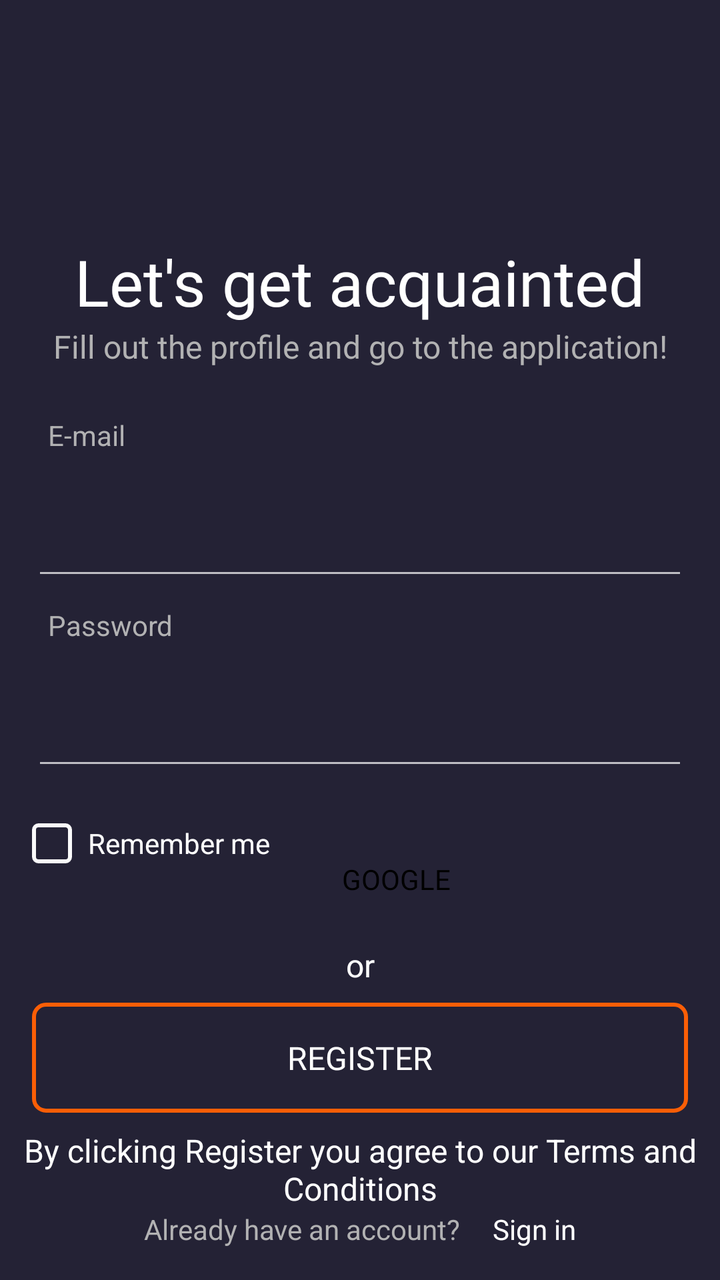
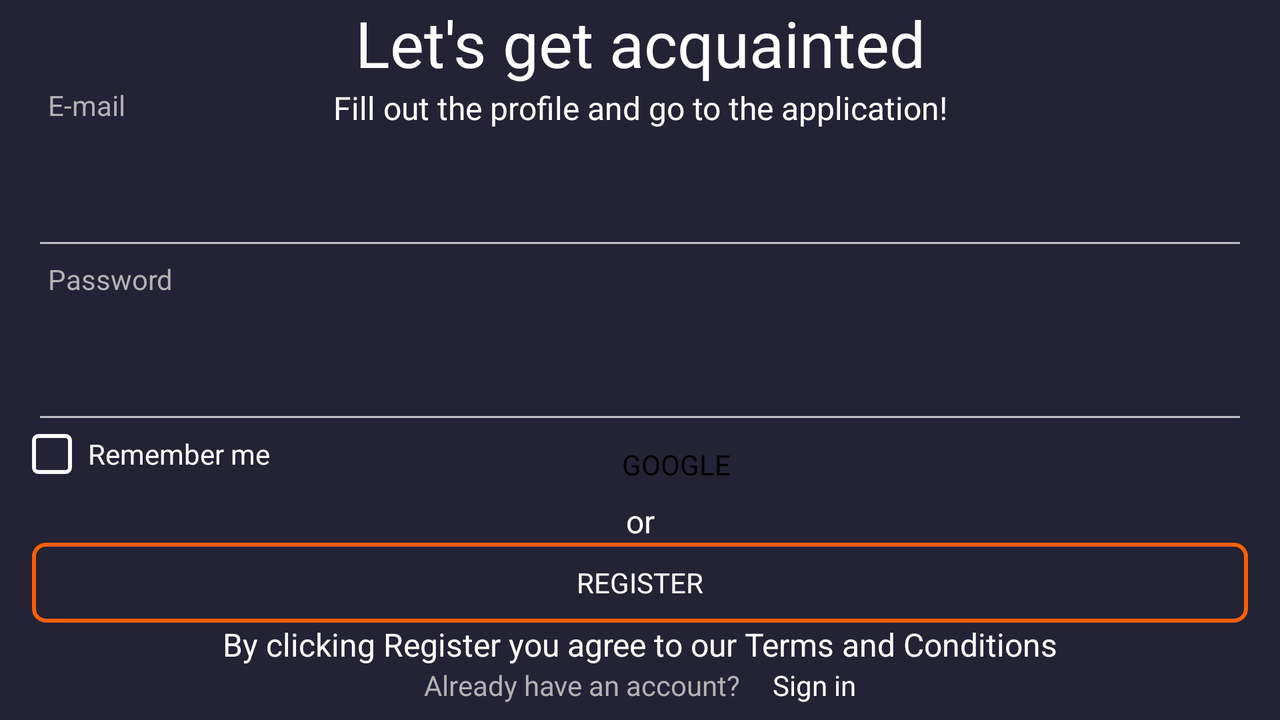

Two renders of one Android screen. The first uses the default layout on a phone; the second uses the alternative layout the repository ships for a different screen configuration, on a matching device. The two XML files are below.
<!-- AndroidManifest.xml: application theme Theme.ViewPager -->
<!-- res/layout/fragment_sign_up.xml -->
<?xml version="1.0" encoding="utf-8"?>
<androidx.constraintlayout.widget.ConstraintLayout xmlns:android="http://schemas.android.com/apk/res/android"
    xmlns:app="http://schemas.android.com/apk/res-auto"
    xmlns:tools="http://schemas.android.com/tools"
    android:layout_width="match_parent"
    android:layout_height="match_parent"
    android:background="@color/background">

    <androidx.appcompat.widget.AppCompatTextView
        android:id="@+id/textViewAcquainted"
        android:layout_width="wrap_content"
        android:layout_height="wrap_content"
        android:fontFamily="@font/example2"
        android:text="@string/acquainted"
        android:textColor="@color/white"
        android:textSize="@dimen/text_largest_size"
        app:layout_constraintBottom_toBottomOf="parent"
        app:layout_constraintEnd_toEndOf="parent"
        app:layout_constraintStart_toStartOf="parent"
        app:layout_constraintTop_toTopOf="parent"
        app:layout_constraintVertical_bias="0.2" />

    <androidx.appcompat.widget.AppCompatTextView
        android:id="@+id/textViewFillOut"
        android:layout_width="wrap_content"
        android:layout_height="wrap_content"
        android:fontFamily="@font/example2"
        android:gravity="center"
        android:text="@string/fillOut"
        android:textAllCaps="false"
        android:textColor="@color/gray"
        android:textSize="@dimen/text_normal_size"
        app:layout_constraintEnd_toEndOf="parent"
        app:layout_constraintStart_toStartOf="parent"
        app:layout_constraintTop_toBottomOf="@id/textViewAcquainted" />

    <androidx.appcompat.widget.AppCompatTextView
        android:id="@+id/textViewEmail"
        android:layout_width="wrap_content"
        android:layout_height="wrap_content"
        android:layout_marginStart="@dimen/small_margin"
        android:layout_marginTop="@dimen/large_margin"
        android:text="@string/e_mail"
        android:textColor="@color/gray"
        app:layout_constraintStart_toStartOf="@id/textInputEmail"
        app:layout_constraintTop_toBottomOf="@id/textViewFillOut" />

    <com.google.android.material.textfield.TextInputLayout
        android:id="@+id/textInputEmail"
        android:layout_width="0dp"
        android:layout_height="wrap_content"
        android:layout_marginHorizontal="@dimen/normal_margin"
        app:boxBackgroundMode="none"
        app:layout_constraintEnd_toEndOf="parent"
        app:layout_constraintStart_toStartOf="parent"
        app:layout_constraintTop_toBottomOf="@id/textViewEmail">

        <com.google.android.material.textfield.TextInputEditText
            android:id="@+id/textInputEditTextEmail"
            android:layout_width="match_parent"
            android:layout_height="@dimen/edit_text_height"
            android:inputType="textEmailAddress"
            android:maxLength="30"
            android:textCursorDrawable="@null"
            android:textColor="@color/white"
            android:textSize="@dimen/edit_text_size" />

    </com.google.android.material.textfield.TextInputLayout>

    <androidx.appcompat.widget.AppCompatTextView
        android:id="@+id/textViewInvalidEmail"
        android:layout_width="wrap_content"
        android:layout_height="wrap_content"
        android:layout_marginBottom="@dimen/large_margin"
        android:fontFamily="@font/example6"
        android:text="@string/invalid_email"
        android:textColor="@color/red"
        android:textSize="@dimen/text_normal_size"
        android:visibility="invisible"
        app:layout_constraintBottom_toTopOf="@id/textInputPassword"
        app:layout_constraintStart_toStartOf="@id/buttonGoogle"
        app:layout_constraintTop_toBottomOf="@id/textInputEmail" />

    <androidx.appcompat.widget.AppCompatTextView
        android:id="@+id/textViewPassword"
        android:layout_width="wrap_content"
        android:layout_height="wrap_content"
        android:layout_marginStart="@dimen/small_margin"
        android:layout_marginTop="@dimen/small_margin"
        android:text="@string/password"
        android:textColor="@color/gray"
        app:layout_constraintStart_toStartOf="@id/textInputEmail"
        app:layout_constraintTop_toBottomOf="@id/textInputEmail" />

    <com.google.android.material.textfield.TextInputLayout

        android:id="@+id/textInputPassword"
        android:layout_width="0dp"
        android:layout_height="wrap_content"
        android:layout_marginHorizontal="@dimen/normal_margin"
        app:boxBackgroundMode="none"
        app:layout_constraintEnd_toEndOf="parent"
        app:layout_constraintStart_toStartOf="parent"
        app:layout_constraintTop_toBottomOf="@id/textViewPassword">

        <com.google.android.material.textfield.TextInputEditText
            android:id="@+id/textInputEditTextPassword"
            android:layout_width="match_parent"
            android:layout_height="@dimen/edit_text_height"
            android:inputType="textPassword"
            android:maxLength="20"
            android:textCursorDrawable="@null"
            android:textColor="@color/white"
            android:textSize="@dimen/edit_text_size" />

    </com.google.android.material.textfield.TextInputLayout>

    <androidx.appcompat.widget.AppCompatTextView
        android:id="@+id/textViewInvalidPassword"
        android:layout_width="wrap_content"
        android:layout_height="wrap_content"
        android:fontFamily="@font/example6"
        android:text="@string/invalid_password"
        android:textColor="@color/red"
        android:textSize="@dimen/text_normal_size"
        android:visibility="invisible"
        app:layout_constraintStart_toStartOf="@id/buttonGoogle"
        app:layout_constraintTop_toBottomOf="@id/textInputPassword" />

    <androidx.appcompat.widget.AppCompatCheckBox
        android:id="@+id/checkboxRemember"
        android:layout_width="wrap_content"
        android:layout_height="wrap_content"
        android:button="@drawable/ic_check_box"
        android:paddingStart="@dimen/small_margin"
        android:text="@string/remember_me"
        app:layout_constraintStart_toStartOf="@id/buttonGoogle"
        app:layout_constraintTop_toBottomOf="@id/textViewInvalidPassword"
        tools:ignore="Rtl,RtlSymmetry" />

    <androidx.appcompat.widget.AppCompatButton
        android:id="@+id/buttonGoogle"
        android:layout_width="0dp"
        android:layout_height="wrap_content"
        android:layout_marginHorizontal="@dimen/normal_margin"
        android:layout_marginBottom="@dimen/small_margin"
        android:background="@drawable/bc_google"
        android:fontFamily="@font/example6"
        android:paddingStart="@dimen/google_text_start"
        android:text="@string/google"
        android:textColor="@color/black"
        app:layout_constraintBottom_toTopOf="@id/textViewOr"
        app:layout_constraintEnd_toEndOf="parent"
        app:layout_constraintStart_toStartOf="parent"
        tools:ignore="Rtl,RtlSymmetry" />

    <androidx.appcompat.widget.AppCompatImageView
        android:id="@+id/imageViewGoogle"
        android:layout_width="wrap_content"
        android:layout_height="wrap_content"
        android:elevation="@dimen/small_margin"
        android:importantForAccessibility="no"
        android:src="@drawable/ic_google"
        app:layout_constraintBottom_toBottomOf="@+id/buttonGoogle"
        app:layout_constraintEnd_toEndOf="@id/buttonGoogle"
        app:layout_constraintHorizontal_bias="0.38"
        app:layout_constraintStart_toStartOf="@id/buttonGoogle"
        app:layout_constraintTop_toTopOf="@id/buttonGoogle" />

    <androidx.appcompat.widget.AppCompatTextView
        android:id="@+id/textViewOr"
        android:layout_width="wrap_content"
        android:layout_height="wrap_content"
        android:layout_marginBottom="@dimen/small_margin"
        android:text="@string/or"
        android:textColor="@color/white"
        android:textSize="@dimen/text_normal_size"
        app:layout_constraintBottom_toTopOf="@id/button_register"
        app:layout_constraintEnd_toEndOf="parent"
        app:layout_constraintStart_toStartOf="parent" />

    <androidx.appcompat.widget.AppCompatButton
        android:id="@+id/button_register"
        android:layout_width="0dp"
        android:layout_height="@dimen/register_height"
        android:layout_marginHorizontal="@dimen/normal_margin"
        android:layout_marginBottom="@dimen/small_margin"
        android:background="@drawable/bc_register"
        android:fontFamily="@font/example6"
        android:text="@string/register"
        android:textSize="@dimen/text_normal_size"
        app:layout_constraintBottom_toTopOf="@id/textViewByClicking"
        app:layout_constraintEnd_toEndOf="parent"
        app:layout_constraintStart_toStartOf="parent" />

    <androidx.appcompat.widget.AppCompatTextView
        android:id="@+id/textViewByClicking"
        android:layout_width="wrap_content"
        android:layout_height="wrap_content"
        android:gravity="center"
        android:text="@string/by_clicking"
        android:textColor="@color/white"
        android:textSize="@dimen/text_normal_size"
        app:layout_constraintBottom_toTopOf="@id/textViewDoNotHaveAccount"
        app:layout_constraintEnd_toEndOf="parent"
        app:layout_constraintStart_toStartOf="parent" />

    <androidx.appcompat.widget.AppCompatTextView
        android:id="@+id/textViewDoNotHaveAccount"
        android:layout_width="wrap_content"
        android:layout_height="wrap_content"
        android:layout_marginEnd="@dimen/normal_margin"
        android:layout_marginBottom="@dimen/normal_margin"
        android:text="@string/already_have_account"
        android:textColor="@color/gray"
        app:layout_constraintStart_toStartOf="parent"
        app:layout_constraintEnd_toStartOf="@id/textViewSignIn"
        app:layout_constraintHorizontal_chainStyle="packed"
        app:layout_constraintBottom_toBottomOf="parent"
        />

    <androidx.appcompat.widget.AppCompatTextView
        android:id="@+id/textViewSignIn"
        android:layout_width="wrap_content"
        android:layout_height="wrap_content"
        android:text="@string/sign_in"
        android:textColor="@color/white"
        app:layout_constraintStart_toEndOf="@id/textViewDoNotHaveAccount"
        app:layout_constraintTop_toTopOf="@id/textViewDoNotHaveAccount"
        app:layout_constraintEnd_toEndOf="parent"/>

</androidx.constraintlayout.widget.ConstraintLayout>
<!-- resources referenced by this layout -->
<resources>
  <color name="background">#242235</color>
  <color name="black">#FF000000</color>
  <color name="gray">#B2B2B3</color>
  <color name="red">#FF0000</color>
  <color name="white">#FFFFFFFF</color>
  <dimen name="edit_text_height">57dp</dimen>
  <dimen name="edit_text_size">18sp</dimen>
  <dimen name="google_text_start">36dp</dimen>
  <dimen name="large_margin">24dp</dimen>
  <dimen name="normal_margin">16dp</dimen>
  <dimen name="register_height">55dp</dimen>
  <dimen name="small_margin">8dp</dimen>
  <dimen name="text_largest_size">32sp</dimen>
  <dimen name="text_normal_size">16sp</dimen>
  <!-- drawable bc_register (drawable) -->
  <?xml version="1.0" encoding="utf-8"?>
  <selector xmlns:android="http://schemas.android.com/apk/res/android">
      <item android:state_pressed="false">
          <shape
              android:shape="rectangle">
              <solid android:color="@android:color/transparent" />
              <stroke
                  android:width="2dp"
                  android:color="@color/orange" />
              <corners android:radius="6dp" />
          </shape>
      </item>
      <item android:state_pressed="true">
          <shape
              android:shape="rectangle">
              <solid android:color="@android:color/transparent" />
              <stroke
                  android:width="2dp"
                  android:color="@android:color/white" />
              <corners android:radius="6dp" />
          </shape>
      </item>
  </selector>
  <!-- drawable ic_check_box (drawable) -->
  <?xml version="1.0" encoding="utf-8"?>
  <selector xmlns:android="http://schemas.android.com/apk/res/android">
      <item android:state_checked="false">
          <vector
              android:width="20dp"
              android:height="20dp"
              android:viewportWidth="20"
              android:viewportHeight="20" >
              <path
                  android:pathData="M16.75 1.00006H3.25C2.00736 1.00006 1 2.00742 1 3.25006V16.7501C1 17.9927 2.00736 19.0001 3.25 19.0001H16.75C17.9926 19.0001 19 17.9927 19 16.7501V3.25006C19 2.00742 17.9926 1.00006 16.75 1.00006Z"
                  android:strokeWidth="2"
                  android:strokeColor="#FAFAFA"
                  android:strokeLineJoin="round"
             />
          </vector>
      </item>
      <item android:state_checked="true">
          <vector android:layout_width="match_parent" android:width="20dp" android:height="20dp" android:viewportWidth="20" android:viewportHeight="20">
              <path android:pathData="M16.75,1H3.25C2.007,1 1,2.007 1,3.25V16.75C1,17.993 2.007,19 3.25,19H16.75C17.993,19 19,17.993 19,16.75V3.25C19,2.007 17.993,1 16.75,1Z" android:strokeWidth="2" android:strokeColor="#FAFAFA" android:strokeLineJoin="round" />
              <path android:fillColor="#00000000" android:pathData="M14.5,6.25L8.2,13.75L5.5,10.75" android:strokeWidth="1" android:strokeColor="#FAFAFA"
                  android:strokeLineJoin="round" />
          </vector>
      </item>
  </selector>
  <string name="acquainted">Let\'s get acquainted</string>
  <string name="already_have_account">Already have an account?</string>
  <string name="by_clicking">By clicking Register you agree to our Terms and Conditions</string>
  <string name="e_mail">E-mail</string>
  <string name="fillOut">Fill out the profile and go to the application!</string>
  <string name="google">GOOGLE</string>
  <string name="invalid_email">invalid email</string>
  <string name="invalid_password">invalid password</string>
  <string name="or">or</string>
  <string name="password">Password</string>
  <string name="register">REGISTER</string>
  <string name="remember_me">Remember me</string>
  <string name="sign_in">Sign in</string>
  <style name="Theme.ViewPager" parent="Theme.AppCompat.NoActionBar" />
  <color name="orange">#FB5E06</color>
</resources>
<!-- res/layout-land/fragment_sign_up.xml (the repository's variant of the layout above) -->
<!-- drawn on the phone turned sideways -->
<?xml version="1.0" encoding="utf-8"?>
<androidx.constraintlayout.widget.ConstraintLayout xmlns:android="http://schemas.android.com/apk/res/android"
    xmlns:app="http://schemas.android.com/apk/res-auto"
    xmlns:tools="http://schemas.android.com/tools"
    android:layout_width="match_parent"
    android:layout_height="match_parent"
    android:background="@color/background">


    <androidx.appcompat.widget.AppCompatTextView
        android:id="@+id/acquainted"
        android:layout_width="wrap_content"
        android:layout_height="wrap_content"
        android:fontFamily="@font/example2"
        android:gravity="center"
        android:text="@string/acquainted"
        android:textAllCaps="false"
        android:textColor="@color/white"
        android:textSize="@dimen/text_largest_size"
        app:layout_constraintEnd_toEndOf="parent"
        app:layout_constraintStart_toStartOf="parent"
        app:layout_constraintTop_toTopOf="parent" />

    <androidx.appcompat.widget.AppCompatTextView
        android:id="@+id/textViewFillOut"
        android:layout_width="wrap_content"
        android:layout_height="wrap_content"
        android:fontFamily="@font/example2"
        android:gravity="center"
        android:text="@string/fillOut"
        android:textAllCaps="false"
        android:textColor="@color/white"
        android:textSize="@dimen/text_normal_size"
        app:layout_constraintEnd_toEndOf="parent"
        app:layout_constraintStart_toStartOf="parent"
        app:layout_constraintTop_toBottomOf="@id/acquainted" />

    <androidx.appcompat.widget.AppCompatTextView
        android:id="@+id/textViewEmail"
        android:layout_width="wrap_content"
        android:layout_height="wrap_content"
        android:layout_marginStart="@dimen/small_margin"

        android:text="@string/e_mail"
        android:textColor="@color/gray"
        app:layout_constraintStart_toStartOf="@id/textInputEmail"
        app:layout_constraintTop_toTopOf="@id/textViewFillOut" />

    <com.google.android.material.textfield.TextInputLayout

        android:id="@+id/textInputEmail"
        android:layout_width="0dp"
        android:layout_height="wrap_content"
        android:layout_marginHorizontal="@dimen/normal_margin"
        app:boxBackgroundMode="none"
        app:layout_constraintEnd_toEndOf="parent"
        app:layout_constraintStart_toStartOf="parent"
        app:layout_constraintTop_toBottomOf="@id/textViewEmail">

        <com.google.android.material.textfield.TextInputEditText
            android:id="@+id/textInputEditTextEmail"
            android:layout_width="match_parent"
            android:layout_height="@dimen/edit_text_height"
            android:textCursorDrawable="@null"
            android:inputType="textEmailAddress"
            android:textColor="@color/white"
            android:textSize="@dimen/edit_text_size" />

    </com.google.android.material.textfield.TextInputLayout>

    <androidx.appcompat.widget.AppCompatTextView
        android:id="@+id/textViewInvalidEmail"
        android:layout_width="wrap_content"
        android:layout_height="wrap_content"
        android:layout_marginBottom="@dimen/normal_margin"
        android:fontFamily="@font/example6"
        android:text="@string/invalid_email"
        android:textColor="@color/red"
        android:textSize="@dimen/text_normal_size"
        android:visibility="invisible"
        app:layout_constraintBottom_toTopOf="@id/textInputPassword"
        app:layout_constraintRight_toRightOf="@id/buttonGoogle"
        app:layout_constraintTop_toBottomOf="@id/textInputEmail" />

    <androidx.appcompat.widget.AppCompatTextView
        android:id="@+id/textViewPassword"
        android:layout_width="wrap_content"
        android:layout_height="wrap_content"
        android:layout_marginStart="@dimen/small_margin"

        android:text="@string/password"
        android:textColor="@color/gray"
        app:layout_constraintStart_toStartOf="@id/textInputEmail"
        app:layout_constraintTop_toBottomOf="@id/textInputEmail" />

    <com.google.android.material.textfield.TextInputLayout

        android:id="@+id/textInputPassword"
        android:layout_width="0dp"
        android:layout_height="wrap_content"
        android:layout_marginHorizontal="@dimen/normal_margin"
        app:boxBackgroundMode="none"
        app:layout_constraintEnd_toEndOf="parent"
        app:layout_constraintStart_toStartOf="parent"
        app:layout_constraintTop_toBottomOf="@id/textViewPassword">

        <com.google.android.material.textfield.TextInputEditText
            android:id="@+id/textInputEditTextPassword"
            android:layout_width="match_parent"
            android:layout_height="@dimen/edit_text_height"
            android:inputType="textPassword"
            android:textColor="@color/white"
            android:textCursorDrawable="@null"
            android:textSize="@dimen/edit_text_size" />

    </com.google.android.material.textfield.TextInputLayout>

    <TextView
        android:id="@+id/textViewInvalidPassword"
        android:layout_width="wrap_content"
        android:layout_height="wrap_content"
        android:layout_marginBottom="@dimen/large_margin"
        android:fontFamily="@font/example6"
        android:text="@string/invalid_password"
        android:textColor="@color/red"
        android:textSize="@dimen/text_normal_size"
        android:visibility="invisible"
        app:layout_constraintBottom_toTopOf="@id/checkboxRemember"
        app:layout_constraintRight_toRightOf="@id/buttonGoogle"
        app:layout_constraintTop_toBottomOf="@id/textInputPassword" />

    <CheckBox
        android:id="@+id/checkboxRemember"
        android:layout_width="wrap_content"
        android:layout_height="wrap_content"
        android:button="@drawable/ic_check_box"
        android:text="@string/remember_me"
        android:paddingStart="@dimen/small_margin"
        app:layout_constraintStart_toStartOf="@id/buttonGoogle"
        app:layout_constraintTop_toBottomOf="@id/textInputPassword"
        tools:ignore="RtlSymmetry" />

    <androidx.appcompat.widget.AppCompatButton
        android:id="@+id/buttonGoogle"
        android:layout_width="0dp"
        android:layout_height="@dimen/google_text_height_land"
        android:layout_marginHorizontal="@dimen/normal_margin"
        android:background="@drawable/bc_google"
        android:fontFamily="@font/example6"
        android:paddingStart="@dimen/google_text_start"
        android:text="@string/google"
        android:textColor="@color/black"
        app:layout_constraintBottom_toTopOf="@id/textViewOr"
        app:layout_constraintEnd_toEndOf="parent"
        app:layout_constraintStart_toStartOf="parent"
        tools:ignore="RtlSymmetry" />

    <androidx.appcompat.widget.AppCompatImageView
        android:id="@+id/imageViewGoogle"
        android:layout_width="wrap_content"
        android:layout_height="wrap_content"
        android:elevation="@dimen/small_margin"
        android:importantForAccessibility="no"
        android:src="@drawable/ic_google"
        app:layout_constraintBottom_toBottomOf="@+id/buttonGoogle"
        app:layout_constraintEnd_toEndOf="@id/buttonGoogle"
        app:layout_constraintHorizontal_bias="0.43"
        app:layout_constraintStart_toStartOf="@id/buttonGoogle"
        app:layout_constraintTop_toTopOf="@id/buttonGoogle" />

    <androidx.appcompat.widget.AppCompatTextView
        android:id="@+id/textViewOr"
        android:layout_width="wrap_content"
        android:layout_height="wrap_content"

        android:text="@string/or"
        android:textColor="@color/white"
        android:textSize="@dimen/text_normal_size"
        app:layout_constraintBottom_toTopOf="@id/button_register"
        app:layout_constraintEnd_toEndOf="parent"
        app:layout_constraintStart_toStartOf="parent" />

    <androidx.appcompat.widget.AppCompatButton
        android:id="@+id/button_register"
        android:layout_width="0dp"
        android:layout_height="@dimen/register_height_land"
        android:layout_marginHorizontal="@dimen/normal_margin"
        android:background="@drawable/bc_register"
        android:fontFamily="@font/example6"
        android:text="@string/register"
        app:layout_constraintBottom_toTopOf="@id/textViewByClicking"
        app:layout_constraintEnd_toEndOf="parent"
        app:layout_constraintStart_toStartOf="parent" />

    <androidx.appcompat.widget.AppCompatTextView
        android:id="@+id/textViewByClicking"
        android:layout_width="wrap_content"
        android:layout_height="wrap_content"
        android:gravity="center"
        android:text="@string/by_clicking"
        android:textColor="@color/white"
        android:textSize="@dimen/text_normal_size"
        app:layout_constraintBottom_toTopOf="@id/textViewDoNotHaveAccount"
        app:layout_constraintEnd_toEndOf="parent"
        app:layout_constraintStart_toStartOf="parent" />

    <androidx.appcompat.widget.AppCompatTextView
        android:id="@+id/textViewDoNotHaveAccount"
        android:layout_width="wrap_content"
        android:layout_height="wrap_content"
        android:layout_marginEnd="@dimen/normal_margin"
        android:layout_marginBottom="@dimen/small_margin"
        android:text="@string/already_have_account"
        android:textColor="@color/gray"
        app:layout_constraintStart_toStartOf="parent"
        app:layout_constraintEnd_toStartOf="@id/textViewSignIn"
        app:layout_constraintHorizontal_chainStyle="packed"
        app:layout_constraintBottom_toBottomOf="parent" />

    <androidx.appcompat.widget.AppCompatTextView
        android:id="@+id/textViewSignIn"
        android:layout_width="wrap_content"
        android:layout_height="wrap_content"
        android:text="@string/sign_in"
        android:textColor="@color/white"
        app:layout_constraintStart_toEndOf="@id/textViewDoNotHaveAccount"
        app:layout_constraintTop_toTopOf="@id/textViewDoNotHaveAccount"
        app:layout_constraintEnd_toEndOf="parent" />

</androidx.constraintlayout.widget.ConstraintLayout>
<!-- resources referenced by the variant -->
<!-- as the phone turned sideways resolves them -->
<resources>
  <color name="background">#242235</color>
  <color name="black">#FF000000</color>
  <color name="gray">#B2B2B3</color>
  <color name="red">#FF0000</color>
  <color name="white">#FFFFFFFF</color>
  <dimen name="edit_text_height">57dp</dimen>
  <dimen name="edit_text_size">18sp</dimen>
  <dimen name="google_text_height_land">35dp</dimen>
  <dimen name="google_text_start">36dp</dimen>
  <dimen name="large_margin">24dp</dimen>
  <dimen name="normal_margin">16dp</dimen>
  <dimen name="register_height_land">40dp</dimen>
  <dimen name="small_margin">8dp</dimen>
  <dimen name="text_largest_size">32sp</dimen>
  <dimen name="text_normal_size">16sp</dimen>
  <!-- drawable bc_register (drawable) -->
  <?xml version="1.0" encoding="utf-8"?>
  <selector xmlns:android="http://schemas.android.com/apk/res/android">
      <item android:state_pressed="false">
          <shape
              android:shape="rectangle">
              <solid android:color="@android:color/transparent" />
              <stroke
                  android:width="2dp"
                  android:color="@color/orange" />
              <corners android:radius="6dp" />
          </shape>
      </item>
      <item android:state_pressed="true">
          <shape
              android:shape="rectangle">
              <solid android:color="@android:color/transparent" />
              <stroke
                  android:width="2dp"
                  android:color="@android:color/white" />
              <corners android:radius="6dp" />
          </shape>
      </item>
  </selector>
  <!-- drawable ic_check_box (drawable) -->
  <?xml version="1.0" encoding="utf-8"?>
  <selector xmlns:android="http://schemas.android.com/apk/res/android">
      <item android:state_checked="false">
          <vector
              android:width="20dp"
              android:height="20dp"
              android:viewportWidth="20"
              android:viewportHeight="20" >
              <path
                  android:pathData="M16.75 1.00006H3.25C2.00736 1.00006 1 2.00742 1 3.25006V16.7501C1 17.9927 2.00736 19.0001 3.25 19.0001H16.75C17.9926 19.0001 19 17.9927 19 16.7501V3.25006C19 2.00742 17.9926 1.00006 16.75 1.00006Z"
                  android:strokeWidth="2"
                  android:strokeColor="#FAFAFA"
                  android:strokeLineJoin="round"
             />
          </vector>
      </item>
      <item android:state_checked="true">
          <vector android:layout_width="match_parent" android:width="20dp" android:height="20dp" android:viewportWidth="20" android:viewportHeight="20">
              <path android:pathData="M16.75,1H3.25C2.007,1 1,2.007 1,3.25V16.75C1,17.993 2.007,19 3.25,19H16.75C17.993,19 19,17.993 19,16.75V3.25C19,2.007 17.993,1 16.75,1Z" android:strokeWidth="2" android:strokeColor="#FAFAFA" android:strokeLineJoin="round" />
              <path android:fillColor="#00000000" android:pathData="M14.5,6.25L8.2,13.75L5.5,10.75" android:strokeWidth="1" android:strokeColor="#FAFAFA"
                  android:strokeLineJoin="round" />
          </vector>
      </item>
  </selector>
  <string name="acquainted">Let\'s get acquainted</string>
  <string name="already_have_account">Already have an account?</string>
  <string name="by_clicking">By clicking Register you agree to our Terms and Conditions</string>
  <string name="e_mail">E-mail</string>
  <string name="fillOut">Fill out the profile and go to the application!</string>
  <string name="google">GOOGLE</string>
  <string name="invalid_email">invalid email</string>
  <string name="invalid_password">invalid password</string>
  <string name="or">or</string>
  <string name="password">Password</string>
  <string name="register">REGISTER</string>
  <string name="remember_me">Remember me</string>
  <string name="sign_in">Sign in</string>
  <style name="Theme.ViewPager" parent="Theme.AppCompat.NoActionBar" />
  <color name="orange">#FB5E06</color>
</resources>
